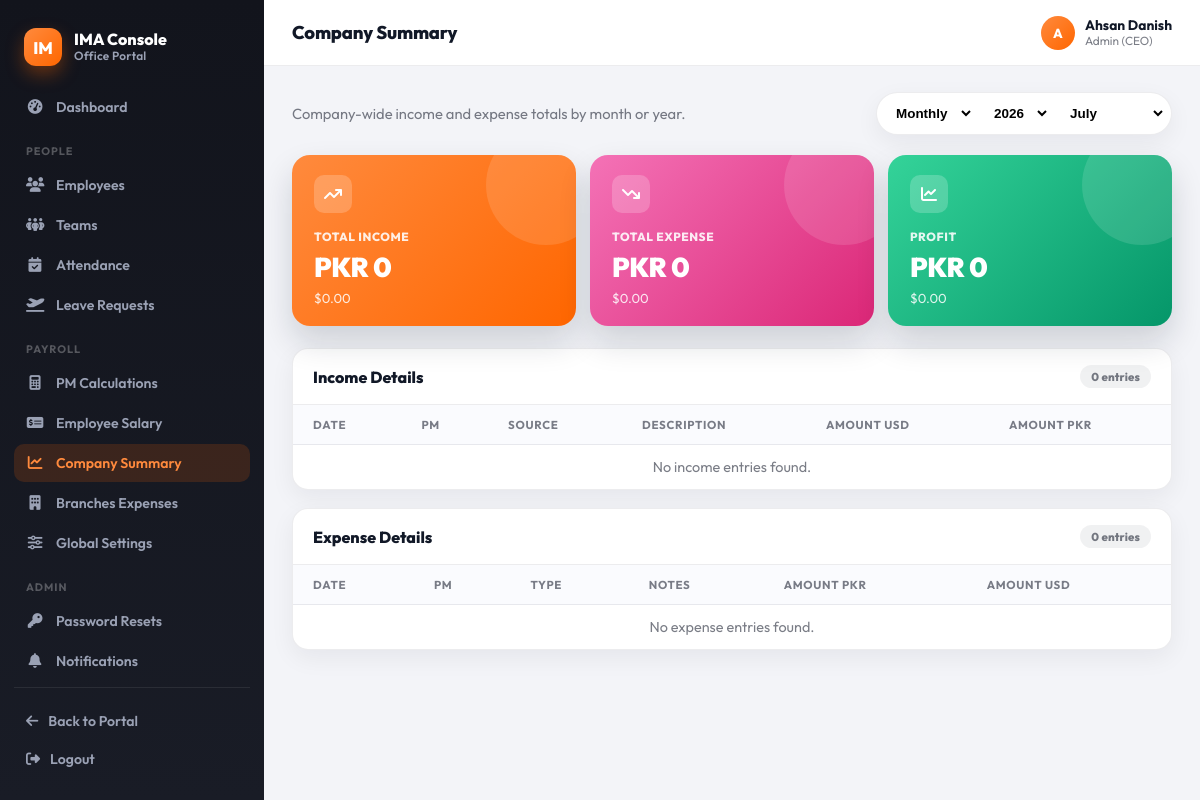
Screenshot of /console/company-summary/ (signed in) with the database file from the repository.
### accounts/models.py (models this page shows, shortened)
class Employee(AbstractBaseUser, PermissionsMixin):
    cnic = models.CharField(max_length=13, unique=True, validators=[cnic_validator])
    email = models.EmailField(unique=True, validators=[email_validator])
    full_name = models.CharField(max_length=120, blank=True, null=True, validators=[alpha_spaces])
    fathers_name = models.CharField(max_length=120, blank=True, null=True, validators=[alpha_spaces])
    date_of_birth = models.DateField(blank=True, null=True)
    gender = models.CharField(max_length=10, choices=[('male','Male'),('female','Female'),('other','Other'),('na','Prefer not to say')], blank=True, null=True)
    marital_status = models.CharField(max_length=10, choices=[('single','Single'),('married','Married'),('divorced','Divorced'),('widowed','Widowed')], blank=True, null=True)
    contact_number = models.CharField(max_length=14, blank=True, null=True)
    residential_address = models.TextField(max_length=250, blank=True, null=True)
    date_of_joining = models.DateField(blank=True, null=True)
    reporting_manager_name = models.CharField(max_length=120, blank=True, null=True, validators=[alpha_spaces])
    department = models.CharField(max_length=10, choices=[('HR','HR'),('IT','IT'),('FIN','Finance'),('OPS','Operations'),('SALES','Sales'),('OTHER','Other')], blank=True, null=True)
    designation = models.CharField(max_length=120, blank=True, null=True)
    employment_type = models.CharField(max_length=2, choices=[('FT','Full-time'),('PT','Part-time'),('CT','Contract'),('IN','Internship')], blank=True, null=True)
    employee_code = models.CharField(max_length=20, unique=True, blank=True, null=True)
    profile_picture = models.ImageField(upload_to=profile_picture_path, validators=[], blank=True, null=True)
    cnic_front = models.ImageField(upload_to=cnic_front_path, validators=[], blank=True, null=True)
    cnic_back = models.ImageField(upload_to=cnic_back_path, validators=[], blank=True, null=True)
    degree_certificate = models.FileField(upload_to=degree_path, validators=[], blank=True, null=True)
    father_cnic = models.ImageField(upload_to=father_cnic_path, validators=[], blank=True, null=True)
    emergency_contact_name = models.CharField(max_length=120, blank=True, null=True)
    emergency_relationship = models.CharField(max_length=10, choices=[('father','Father'),('mother','Mother'),('spouse','Spouse'),('sibling','Sibling'),('friend','Friend'),('other','Other')], blank=True, null=True)
    emergency_contact_number = models.CharField(max_length=14, blank=True, null=True)
    emergency_contact_address = models.TextField(blank=True, null=True)
    blood_group = models.CharField(max_length=3, choices=[('A+','A+'),('A-','A-'),('B+','B+'),('B-','B-'),('O+','O+'),('O-','O-'),('AB+','AB+'),('AB-','AB-')], blank=True, null=True)
    previous_employer = models.TextField(blank=True, null=True)
    special_skills = models.TextField(blank=True, null=True)
    ROLE_CHOICES = [
        ('employee', 'Employee'),
        ('pm', 'Project Manager'),
        ('admin', 'Admin (CEO)'),   # 🔹 added Admin role
    ]
    role = models.CharField(
        max_length=20,
        choices=ROLE_CHOICES,
        default='employee',
        help_text="Role of the employee. Default is 'Employee'."
    )
    is_staff = models.BooleanField(default=False)
    is_active = models.BooleanField(default=False)
    date_joined = models.DateTimeField(auto_now_add=True)
    objects = EmployeeManager()
    USERNAME_FIELD = 'cnic'
    REQUIRED_FIELDS = ['email']
    class Media:
        css = {"all": ("css/admin/accounts.css",)}

### console/views.py (the view)
# urls.py: path("company-summary/", views.company_summary_view, name="company_summary"),
@login_required
@role_required("admin")
def company_summary_view(request):
    today = timezone.localdate()
    period, year, month = _current_period(request, today)
    incomes = PMIncome.objects.all()
    advances = PMAdvance.objects.all()
    if period == "year":
        incomes = incomes.filter(income_date__year=year)
        advances = advances.filter(advance_date__year=year)
    else:
        incomes = incomes.filter(income_date__year=year, income_date__month=month)
        advances = advances.filter(advance_date__year=year, advance_date__month=month)
    total_income_usd = Decimal("0.00")
    total_income_pkr = Decimal("0.00")
    for income in incomes:
        total_income_usd += income.amount_usd or Decimal("0.00")
        total_income_pkr += income.amount_pkr
    total_expense_usd = Decimal("0.00")
    total_expense_pkr = Decimal("0.00")
    for adv in advances:
        total_expense_usd += adv.amount_usd or Decimal("0.00")
        total_expense_pkr += adv.amount_pkr
    summary = {
        "total_income_usd": total_income_usd,
        "total_income_pkr": total_income_pkr,
        "total_expense_usd": total_expense_usd,
        "total_expense_pkr": total_expense_pkr,
        "profit_usd": total_income_usd - total_expense_usd,
        "profit_pkr": total_income_pkr - total_expense_pkr,
    }
    context = {
        "title": "Company Summary",
        "period": period,
        "year": year,
        "month": month,
        "year_options": _year_options(today),
        "months": _month_options(),
        "summary": summary,
        "incomes": incomes.select_related("pm").order_by("-income_date", "-created_at"),
        "advances": advances.select_related("pm").order_by("-advance_date", "-created_at"),
    }
    return render(request, "console/company_summary.html", context)

### console/views.py (called while the page is built)
def _month_options():
    return [
        (1, "January"), (2, "February"), (3, "March"), (4, "April"),
        (5, "May"), (6, "June"), (7, "July"), (8, "August"),
        (9, "September"), (10, "October"), (11, "November"), (12, "December"),
    ]

def _year_options(today):
    current_year = today.year
    return list(range(current_year - 4, current_year + 1))

def _current_period(request, today):
    period = request.GET.get("period", "month")
    year = int(request.GET.get("year", today.year))
    month = int(request.GET.get("month", today.month))
    return period, year, month

### console/templates/console/company_summary.html (shortened to what this page needs)
{% extends "console/base.html" %}
{% load humanize %}
{% block page_title %}Company Summary{% endblock %}
{% block content %}
<div class="cn-commandbar">
  <p class="cn-page-lede" style="margin:0;">Company-wide income and expense totals by month or year.</p>
  <form class="period-group" method="get" action="{% url 'console:company_summary' %}">
    <select name="period" onchange="this.form.submit()">
      <option value="month" {% if period == "month" %}selected{% endif %}>Monthly</option>
    </select>
    <select name="year" onchange="this.form.submit()">
      {% for y in year_options %}<option value="{{ y }}" {% if y == year %}selected{% endif %}>{{ y }}</option>{% endfor %}
    </select>
    <select name="month" {% if period == "year" %}disabled{% endif %} onchange="this.form.submit()">
      {% for m, label in months %}<option value="{{ m }}" {% if m == month %}selected{% endif %}>{{ label }}</option>{% endfor %}
    </select>
  </form>
</div>
<div class="cn-kpi-grid">
  <div class="cn-kpi-tile c1">
    <div class="icon"><i class="fa-solid fa-arrow-trend-up"></i></div>
    <div class="label">Total Income</div>
    <div class="value">PKR {{ summary.total_income_pkr|floatformat:0|intcomma }}</div>
    <div class="sub">${{ summary.total_income_usd|floatformat:2 }}</div>
  </div>
  <div class="cn-kpi-tile c5">
    <div class="icon"><i class="fa-solid fa-arrow-trend-down"></i></div>
    <div class="label">Total Expense</div>
    <div class="value">PKR {{ summary.total_expense_pkr|floatformat:0|intcomma }}</div>
    <div class="sub">${{ summary.total_expense_usd|floatformat:2 }}</div>
  </div>
  <div class="cn-kpi-tile c2">
    <div class="icon"><i class="fa-solid fa-chart-line"></i></div>
    <div class="label">Profit</div>
    <div class="value">PKR {{ summary.profit_pkr|floatformat:0|intcomma }}</div>
    <div class="sub">${{ summary.profit_usd|floatformat:2 }}</div>
  </div>
</div>
<div class="cn-card" style="margin-bottom:18px;">
  <div class="cn-card-header">
    <h3>Income Details</h3>
    <span class="cn-badge neutral">{{ incomes|length }} entries</span>
  </div>
  <div class="cn-table-wrap">
    <table class="cn-table">
      <thead><tr><th>Date</th><th>PM</th><th>Source</th><th>Description</th><th>Amount USD</th><th>Amount PKR</th></tr></thead>
      <tbody>
        {% for income in incomes %}
          <tr>
            <td>{{ income.income_date }}</td>
            <td>{{ income.pm.full_name|default:income.pm.email|default:income.pm.cnic }}</td>
            <td>{{ income.get_source_display }}</td>
            <td>{{ income.description|default:"-" }}</td>
            <td>${{ income.amount_usd|floatformat:2 }}</td>
            <td>PKR {{ income.amount_pkr|floatformat:0|intcomma }}</td>
          </tr>
        {% empty %}
          <tr><td colspan="6" class="cn-empty">No income entries found.</td></tr>
        {% endfor %}
      </tbody>
    </table>
  </div>
</div>
<div class="cn-card">
  <div class="cn-card-header">
    <h3>Expense Details</h3>
    <span class="cn-badge neutral">{{ advances|length }} entries</span>
  </div>
  <div class="cn-table-wrap">
    <table class="cn-table">
      <thead><tr><th>Date</th><th>PM</th><th>Type</th><th>Notes</th><th>Amount PKR</th><th>Amount USD</th></tr></thead>
      <tbody>
        {% for advance in advances %}
          <tr>
            <td>{{ advance.advance_date }}</td>
            <td>{{ advance.pm.full_name|default:advance.pm.email|default:advance.pm.cnic }}</td>
            <td>{{ advance.get_advance_type_display }}</td>
            <td>{{ advance.notes|default:"-" }}</td>
            <td>PKR {{ advance.amount_pkr|floatformat:0|intcomma }}</td>
            <td>${{ advance.amount_usd|floatformat:2 }}</td>
          </tr>
        {% empty %}
          <tr><td colspan="6" class="cn-empty">No expense entries found.</td></tr>
        {% endfor %}
      </tbody>
    </table>
  </div>
</div>
{% endblock %}

### console/templates/console/base.html (shortened to what this page needs)
{% load static %}
<!DOCTYPE html>
<html lang="en">
<head>
  <link rel="stylesheet" href="https://cdnjs.cloudflare.com/ajax/libs/font-awesome/6.4.0/css/all.min.css">
  <link rel="stylesheet" href="{% static 'console/css/console.css' %}">
</head>
<body class="console-body">
  <div class="console-shell">
    <aside class="console-sidebar" id="console-sidebar">
      <div class="console-brand">
        <div class="mark">IM</div>
        <div class="text">
          <div class="title">IMA Console</div>
          <div class="subtitle">Office Portal</div>
        </div>
      </div>
      <nav class="console-nav">
        <a href="{% url 'console:dashboard' %}" class="{% if request.resolver_match.url_name == 'dashboard' %}active{% endif %}">
          <i class="fa-solid fa-gauge-high"></i> Dashboard
        </a>
        <div class="console-nav-label">People</div>
        <a href="{% url 'console:employees_list' %}" class="{% if request.resolver_match.url_name == 'employees_list' or request.resolver_match.url_name == 'employee_detail' %}active{% endif %}">
          <i class="fa-solid fa-users"></i> Employees
        </a>
        <a href="{% url 'console:teams_list' %}" class="{% if 'team' in request.resolver_match.url_name %}active{% endif %}">
          <i class="fa-solid fa-people-group"></i> Teams
        </a>
        <a href="{% url 'console:attendance_list' %}" class="{% if 'attendance' in request.resolver_match.url_name %}active{% endif %}">
          <i class="fa-solid fa-calendar-check"></i> Attendance
        </a>
        <a href="{% url 'console:leaves_list' %}" class="{% if 'leave' in request.resolver_match.url_name %}active{% endif %}">
          <i class="fa-solid fa-plane-departure"></i> Leave Requests
        </a>
        <div class="console-nav-label">Payroll</div>
        {% if request.user.role == "admin" %}
        <a href="{% url 'console:pm_calculations' %}" class="{% if request.resolver_match.url_name == 'pm_calculations' %}active{% endif %}">
          <i class="fa-solid fa-calculator"></i> PM Calculations
        </a>
        {% endif %}
        <a href="{% url 'console:employee_salary' %}" class="{% if request.resolver_match.url_name == 'employee_salary' %}active{% endif %}">
          <i class="fa-solid fa-money-check-dollar"></i> Employee Salary
        </a>
        {% if request.user.role == "admin" %}
        <a href="{% url 'console:company_summary' %}" class="{% if request.resolver_match.url_name == 'company_summary' %}active{% endif %}">
          <i class="fa-solid fa-chart-line"></i> Company Summary
        </a>
        <a href="{% url 'console:branch_expenses' %}" class="{% if request.resolver_match.url_name == 'branch_expenses' %}active{% endif %}">
          <i class="fa-solid fa-building"></i> Branches Expenses
        </a>
        <a href="{% url 'console:global_settings' %}" class="{% if request.resolver_match.url_name == 'global_settings' %}active{% endif %}">
          <i class="fa-solid fa-sliders"></i> Global Settings
        </a>
        <div class="console-nav-label">Admin</div>
        <a href="{% url 'console:password_resets_list' %}" class="{% if request.resolver_match.url_name == 'password_resets_list' %}active{% endif %}">
          <i class="fa-solid fa-key"></i> Password Resets
        </a>
        {% endif %}
        <a href="{% url 'console:notifications_list' %}" class="{% if 'notification' in request.resolver_match.url_name %}active{% endif %}">
          <i class="fa-solid fa-bell"></i> Notifications
        </a>
      </nav>
      <div class="console-sidebar-footer">
        <a href="{% url 'dashboard' %}"><i class="fa-solid fa-arrow-left"></i> Back to Portal</a>
        <a href="{% url 'logout' %}"><i class="fa-solid fa-right-from-bracket"></i> Logout</a>
      </div>
    </aside>
    <div class="console-main">
      <header class="console-topbar">
        <div style="display:flex;align-items:center;gap:12px;">
          <h1>{% block page_title %}Console{% endblock %}</h1>
        </div>
        <div class="console-user">
          <div class="avatar">{{ request.user.full_name|default:request.user.email|slice:":1"|upper }}</div>
          <div class="meta">
            <div class="name">{{ request.user.full_name|default:request.user.email }}</div>
            <div class="role">{{ request.user.get_role_display|default:"Superuser" }}</div>
          </div>
        </div>
      </header>
      <div class="console-content">
        {% block content %}{% endblock %}
      </div>
    </div>
  </div>
</body>
</html>

### rows the page displays
Employee: user.full_name "A", user.full_name "Ahsan Danish", user.role "Admin (CEO)"

### other values shown
{{ summary.total_income_pkr|floatformat:0|intcomma }} "0"
{{ summary.total_income_usd|floatformat:2 }} "0.00"
{{ summary.total_expense_pkr|floatformat:0|intcomma }} "0"
{{ summary.total_expense_usd|floatformat:2 }} "0.00"
{{ summary.profit_pkr|floatformat:0|intcomma }} "0"
{{ summary.profit_usd|floatformat:2 }} "0.00"
{{ incomes|length }} "0"
{{ advances|length }} "0"
form field year "2026"
form field month "July"
